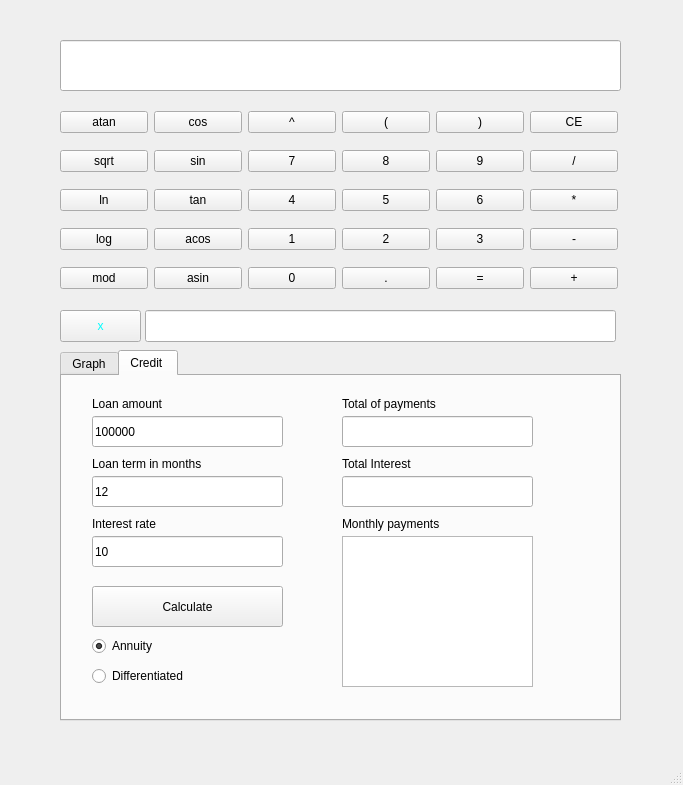
<?xml version="1.0" encoding="UTF-8"?>
<ui version="4.0">
 <class>MainWindow</class>
 <widget class="QMainWindow" name="MainWindow">
  <property name="geometry">
   <rect>
    <x>0</x>
    <y>0</y>
    <width>683</width>
    <height>785</height>
   </rect>
  </property>
  <property name="windowTitle">
   <string>MainWindow</string>
  </property>
  <widget class="QWidget" name="centralwidget">
   <widget class="QWidget" name="gridLayoutWidget">
    <property name="geometry">
     <rect>
      <x>60</x>
      <y>100</y>
      <width>558</width>
      <height>204</height>
     </rect>
    </property>
    <layout class="QGridLayout" name="gridLayout">
     <item row="0" column="0">
      <widget class="QPushButton" name="AtanButton">
       <property name="text">
        <string>atan</string>
       </property>
      </widget>
     </item>
     <item row="0" column="5">
      <widget class="QPushButton" name="ClearButton">
       <property name="text">
        <string>CE</string>
       </property>
      </widget>
     </item>
     <item row="3" column="2">
      <widget class="QPushButton" name="Button1">
       <property name="text">
        <string>1</string>
       </property>
      </widget>
     </item>
     <item row="2" column="5">
      <widget class="QPushButton" name="MultiplicationButton">
       <property name="text">
        <string>*</string>
       </property>
      </widget>
     </item>
     <item row="2" column="1">
      <widget class="QPushButton" name="TanButton">
       <property name="text">
        <string>tan</string>
       </property>
      </widget>
     </item>
     <item row="2" column="3">
      <widget class="QPushButton" name="Button5">
       <property name="text">
        <string>5</string>
       </property>
      </widget>
     </item>
     <item row="1" column="3">
      <widget class="QPushButton" name="Button8">
       <property name="text">
        <string>8</string>
       </property>
      </widget>
     </item>
     <item row="0" column="3">
      <widget class="QPushButton" name="LeftBracketButton">
       <property name="text">
        <string>(</string>
       </property>
      </widget>
     </item>
     <item row="5" column="5">
      <widget class="QPushButton" name="AdditionButton">
       <property name="text">
        <string>+</string>
       </property>
      </widget>
     </item>
     <item row="1" column="0">
      <widget class="QPushButton" name="SqrtButton">
       <property name="text">
        <string>sqrt</string>
       </property>
      </widget>
     </item>
     <item row="5" column="4">
      <widget class="QPushButton" name="EqualsButton">
       <property name="text">
        <string>=</string>
       </property>
       <property name="shortcut">
        <string>Return</string>
       </property>
      </widget>
     </item>
     <item row="1" column="5">
      <widget class="QPushButton" name="DivisionButton">
       <property name="text">
        <string>/</string>
       </property>
      </widget>
     </item>
     <item row="5" column="1">
      <widget class="QPushButton" name="AsinButton">
       <property name="text">
        <string>asin</string>
       </property>
      </widget>
     </item>
     <item row="5" column="0">
      <widget class="QPushButton" name="ModButton">
       <property name="text">
        <string>mod</string>
       </property>
      </widget>
     </item>
     <item row="1" column="4">
      <widget class="QPushButton" name="Button9">
       <property name="text">
        <string>9</string>
       </property>
      </widget>
     </item>
     <item row="5" column="3">
      <widget class="QPushButton" name="PeriodButton">
       <property name="text">
        <string>.</string>
       </property>
      </widget>
     </item>
     <item row="5" column="2">
      <widget class="QPushButton" name="Button0">
       <property name="text">
        <string>0</string>
       </property>
      </widget>
     </item>
     <item row="0" column="2">
      <widget class="QPushButton" name="PowerButton">
       <property name="text">
        <string>^</string>
       </property>
      </widget>
     </item>
     <item row="3" column="1">
      <widget class="QPushButton" name="AcosButton">
       <property name="text">
        <string>acos</string>
       </property>
      </widget>
     </item>
     <item row="3" column="0">
      <widget class="QPushButton" name="LogButton">
       <property name="text">
        <string>log</string>
       </property>
      </widget>
     </item>
     <item row="3" column="3">
      <widget class="QPushButton" name="Button2">
       <property name="text">
        <string>2</string>
       </property>
      </widget>
     </item>
     <item row="2" column="2">
      <widget class="QPushButton" name="Button4">
       <property name="text">
        <string>4</string>
       </property>
      </widget>
     </item>
     <item row="1" column="2">
      <widget class="QPushButton" name="Button7">
       <property name="text">
        <string>7</string>
       </property>
      </widget>
     </item>
     <item row="3" column="4">
      <widget class="QPushButton" name="Button3">
       <property name="text">
        <string>3</string>
       </property>
      </widget>
     </item>
     <item row="0" column="4">
      <widget class="QPushButton" name="RightBracketButton">
       <property name="text">
        <string>)</string>
       </property>
      </widget>
     </item>
     <item row="1" column="1">
      <widget class="QPushButton" name="SinButton">
       <property name="text">
        <string>sin</string>
       </property>
      </widget>
     </item>
     <item row="2" column="4">
      <widget class="QPushButton" name="Button6">
       <property name="text">
        <string>6</string>
       </property>
      </widget>
     </item>
     <item row="0" column="1">
      <widget class="QPushButton" name="CosButton">
       <property name="text">
        <string>cos</string>
       </property>
      </widget>
     </item>
     <item row="2" column="0">
      <widget class="QPushButton" name="LnButton">
       <property name="text">
        <string>ln</string>
       </property>
      </widget>
     </item>
     <item row="3" column="5">
      <widget class="QPushButton" name="SubstractionButton">
       <property name="text">
        <string>-</string>
       </property>
      </widget>
     </item>
    </layout>
   </widget>
   <widget class="QLineEdit" name="Display">
    <property name="geometry">
     <rect>
      <x>60</x>
      <y>40</y>
      <width>561</width>
      <height>51</height>
     </rect>
    </property>
    <property name="maxLength">
     <number>256</number>
    </property>
   </widget>
   <widget class="QLineEdit" name="LineEditForX">
    <property name="geometry">
     <rect>
      <x>145</x>
      <y>310</y>
      <width>471</width>
      <height>32</height>
     </rect>
    </property>
    <property name="layoutDirection">
     <enum>Qt::RightToLeft</enum>
    </property>
    <property name="styleSheet">
     <string notr="true">QPushButton {
	backgroun color: rgb(0, 145, 147);
	border: 1px rgb(48, 109, 111);
	padding: 3px;
}

QPushButton: pressed {
	backgroun color: rgb(86, 187, 191);
	border: 1px rgb(48, 109, 111);
	padding: 3px;
}</string>
    </property>
    <property name="maxLength">
     <number>128</number>
    </property>
   </widget>
   <widget class="QPushButton" name="XButton">
    <property name="geometry">
     <rect>
      <x>60</x>
      <y>310</y>
      <width>81</width>
      <height>32</height>
     </rect>
    </property>
    <property name="styleSheet">
     <string notr="true">QPushButton#XButton {
background color:rgb(0, 253, 255);
color:rgb(0, 253, 255);
}</string>
    </property>
    <property name="text">
     <string>x</string>
    </property>
   </widget>
   <widget class="QTabWidget" name="tabWidget">
    <property name="geometry">
     <rect>
      <x>60</x>
      <y>350</y>
      <width>561</width>
      <height>371</height>
     </rect>
    </property>
    <property name="currentIndex">
     <number>1</number>
    </property>
    <widget class="QWidget" name="tab">
     <attribute name="title">
      <string>Graph</string>
     </attribute>
     <widget class="QCustomPlot" name="customPlot" native="true">
      <property name="geometry">
       <rect>
        <x>10</x>
        <y>10</y>
        <width>431</width>
        <height>321</height>
       </rect>
      </property>
     </widget>
     <widget class="QDoubleSpinBox" name="LowerLimitOfX">
      <property name="geometry">
       <rect>
        <x>470</x>
        <y>80</y>
        <width>62</width>
        <height>22</height>
       </rect>
      </property>
      <property name="minimum">
       <double>-1000000.000000000000000</double>
      </property>
      <property name="maximum">
       <double>1000000.000000000000000</double>
      </property>
      <property name="value">
       <double>-10.000000000000000</double>
      </property>
     </widget>
     <widget class="QLabel" name="label">
      <property name="geometry">
       <rect>
        <x>490</x>
        <y>20</y>
        <width>21</width>
        <height>16</height>
       </rect>
      </property>
      <property name="text">
       <string>X:</string>
      </property>
     </widget>
     <widget class="QDoubleSpinBox" name="UpperLimitOfX">
      <property name="geometry">
       <rect>
        <x>470</x>
        <y>50</y>
        <width>62</width>
        <height>22</height>
       </rect>
      </property>
      <property name="minimum">
       <double>-1000000.000000000000000</double>
      </property>
      <property name="maximum">
       <double>1000000.000000000000000</double>
      </property>
      <property name="value">
       <double>10.000000000000000</double>
      </property>
     </widget>
     <widget class="QDoubleSpinBox" name="LowerLimitOfY">
      <property name="geometry">
       <rect>
        <x>470</x>
        <y>160</y>
        <width>62</width>
        <height>21</height>
       </rect>
      </property>
      <property name="minimum">
       <double>-1000000.000000000000000</double>
      </property>
      <property name="maximum">
       <double>1000000.000000000000000</double>
      </property>
      <property name="value">
       <double>-10.000000000000000</double>
      </property>
     </widget>
     <widget class="QLabel" name="label_2">
      <property name="geometry">
       <rect>
        <x>490</x>
        <y>110</y>
        <width>21</width>
        <height>16</height>
       </rect>
      </property>
      <property name="text">
       <string>Y:</string>
      </property>
     </widget>
     <widget class="QDoubleSpinBox" name="UpperLimitOfY">
      <property name="geometry">
       <rect>
        <x>470</x>
        <y>130</y>
        <width>62</width>
        <height>22</height>
       </rect>
      </property>
      <property name="minimum">
       <double>-1000000.000000000000000</double>
      </property>
      <property name="maximum">
       <double>1000000.000000000000000</double>
      </property>
      <property name="value">
       <double>10.000000000000000</double>
      </property>
     </widget>
     <widget class="QPushButton" name="TheButton">
      <property name="geometry">
       <rect>
        <x>450</x>
        <y>220</y>
        <width>101</width>
        <height>51</height>
       </rect>
      </property>
      <property name="text">
       <string>Culk</string>
      </property>
     </widget>
    </widget>
    <widget class="QWidget" name="tab_2">
     <attribute name="title">
      <string>Credit </string>
     </attribute>
     <widget class="QLineEdit" name="Loan_Amount">
      <property name="geometry">
       <rect>
        <x>30</x>
        <y>40</y>
        <width>191</width>
        <height>31</height>
       </rect>
      </property>
      <property name="text">
       <string>100000</string>
      </property>
      <property name="maxLength">
       <number>255</number>
      </property>
     </widget>
     <widget class="QLineEdit" name="Loan_Term">
      <property name="geometry">
       <rect>
        <x>30</x>
        <y>100</y>
        <width>191</width>
        <height>31</height>
       </rect>
      </property>
      <property name="text">
       <string>12</string>
      </property>
      <property name="maxLength">
       <number>3</number>
      </property>
     </widget>
     <widget class="QLineEdit" name="Interest_Rate">
      <property name="geometry">
       <rect>
        <x>30</x>
        <y>160</y>
        <width>191</width>
        <height>31</height>
       </rect>
      </property>
      <property name="text">
       <string>10</string>
      </property>
      <property name="maxLength">
       <number>4</number>
      </property>
     </widget>
     <widget class="QLabel" name="label_3">
      <property name="geometry">
       <rect>
        <x>30</x>
        <y>20</y>
        <width>81</width>
        <height>16</height>
       </rect>
      </property>
      <property name="text">
       <string>Loan amount</string>
      </property>
     </widget>
     <widget class="QLabel" name="label_4">
      <property name="geometry">
       <rect>
        <x>30</x>
        <y>80</y>
        <width>131</width>
        <height>16</height>
       </rect>
      </property>
      <property name="text">
       <string>Loan term in months</string>
      </property>
     </widget>
     <widget class="QLabel" name="label_5">
      <property name="geometry">
       <rect>
        <x>30</x>
        <y>140</y>
        <width>81</width>
        <height>16</height>
       </rect>
      </property>
      <property name="text">
       <string>Interest rate</string>
      </property>
     </widget>
     <widget class="QPushButton" name="Calculate_button">
      <property name="geometry">
       <rect>
        <x>30</x>
        <y>210</y>
        <width>191</width>
        <height>41</height>
       </rect>
      </property>
      <property name="text">
       <string>Calculate</string>
      </property>
     </widget>
     <widget class="QRadioButton" name="Annuity">
      <property name="geometry">
       <rect>
        <x>30</x>
        <y>260</y>
        <width>99</width>
        <height>20</height>
       </rect>
      </property>
      <property name="text">
       <string>Annuity</string>
      </property>
      <property name="checked">
       <bool>true</bool>
      </property>
     </widget>
     <widget class="QRadioButton" name="Differentiated">
      <property name="geometry">
       <rect>
        <x>30</x>
        <y>290</y>
        <width>111</width>
        <height>20</height>
       </rect>
      </property>
      <property name="text">
       <string>Differentiated</string>
      </property>
     </widget>
     <widget class="QLineEdit" name="Total_Amount">
      <property name="geometry">
       <rect>
        <x>280</x>
        <y>40</y>
        <width>191</width>
        <height>31</height>
       </rect>
      </property>
     </widget>
     <widget class="QLineEdit" name="Total_Interest">
      <property name="geometry">
       <rect>
        <x>280</x>
        <y>100</y>
        <width>191</width>
        <height>31</height>
       </rect>
      </property>
     </widget>
     <widget class="QListWidget" name="Monthly_Payments">
      <property name="geometry">
       <rect>
        <x>280</x>
        <y>160</y>
        <width>191</width>
        <height>151</height>
       </rect>
      </property>
     </widget>
     <widget class="QLabel" name="label_6">
      <property name="geometry">
       <rect>
        <x>280</x>
        <y>20</y>
        <width>111</width>
        <height>16</height>
       </rect>
      </property>
      <property name="text">
       <string>Total of payments</string>
      </property>
     </widget>
     <widget class="QLabel" name="label_7">
      <property name="geometry">
       <rect>
        <x>280</x>
        <y>80</y>
        <width>81</width>
        <height>16</height>
       </rect>
      </property>
      <property name="text">
       <string>Total Interest</string>
      </property>
     </widget>
     <widget class="QLabel" name="label_8">
      <property name="geometry">
       <rect>
        <x>280</x>
        <y>140</y>
        <width>121</width>
        <height>16</height>
       </rect>
      </property>
      <property name="text">
       <string>Monthly payments</string>
      </property>
     </widget>
    </widget>
   </widget>
  </widget>
  <widget class="QMenuBar" name="menubar">
   <property name="geometry">
    <rect>
     <x>0</x>
     <y>0</y>
     <width>683</width>
     <height>24</height>
    </rect>
   </property>
  </widget>
  <widget class="QStatusBar" name="statusbar"/>
 </widget>
 <customwidgets>
  <customwidget>
   <class>QCustomPlot</class>
   <extends>QWidget</extends>
   <header>qcustomplot.h</header>
   <container>1</container>
  </customwidget>
 </customwidgets>
 <resources/>
 <connections/>
</ui>
